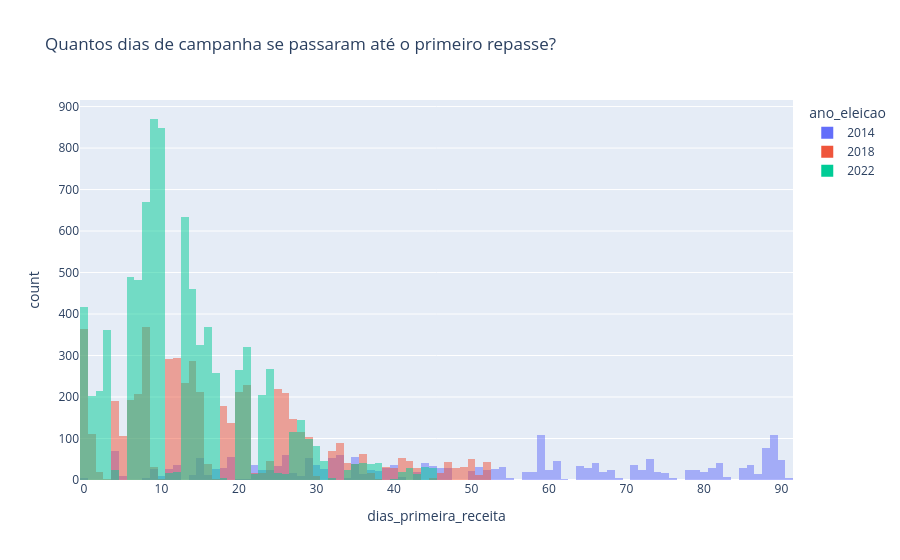

Notebook code cell kept with this figure:
### Code cell
px.histogram(
    rrd_df_merge,
    x="dias_primeira_receita",
    color="ano_eleicao",
    barmode="overlay",
    title="Quantos dias de campanha se passaram até o primeiro repasse?"
)

### Figure 1 — Plotly figure (JSON) as saved in the notebook; plotly's stock layout.template omitted (floating-point values rounded to 4 significant figures; data arrays with more than 128 entries replaced by an {"elided": "..."} marker saying what was removed)
{"data": [{"bingroup": "x", "hovertemplate": "ano_eleicao=2014<br>dias_primeira_receita=%{x}<br>count=%{y}<extra></extra>", "legendgroup": "2014", "marker": {"color": "#636efa", "opacity": 0.5, "pattern": {"shape": ""}}, "name": "2014", "orientation": "v", "showlegend": true, "type": "histogram", "x": {"elided": "6178 float values"}, "xaxis": "x", "yaxis": "y"}, {"bingroup": "x", "hovertemplate": "ano_eleicao=2018<br>dias_primeira_receita=%{x}<br>count=%{y}<extra></extra>", "legendgroup": "2018", "marker": {"color": "#EF553B", "opacity": 0.5, "pattern": {"shape": ""}}, "name": "2018", "orientation": "v", "showlegend": true, "type": "histogram", "x": {"elided": "7630 float values"}, "xaxis": "x", "yaxis": "y"}, {"bingroup": "x", "hovertemplate": "ano_eleicao=2022<br>dias_primeira_receita=%{x}<br>count=%{y}<extra></extra>", "legendgroup": "2022", "marker": {"color": "#00cc96", "opacity": 0.5, "pattern": {"shape": ""}}, "name": "2022", "orientation": "v", "showlegend": true, "type": "histogram", "x": {"elided": "9675 float values"}, "xaxis": "x", "yaxis": "y"}], "layout": {"barmode": "overlay", "legend": {"title": {"text": "ano_eleicao"}, "tracegroupgap": 0}, "title": {"text": "Quantos dias de campanha se passaram até o primeiro repasse?"}, "xaxis": {"anchor": "y", "domain": [0, 1], "title": {"text": "dias_primeira_receita"}}, "yaxis": {"anchor": "x", "domain": [0, 1], "title": {"text": "count"}}}}
